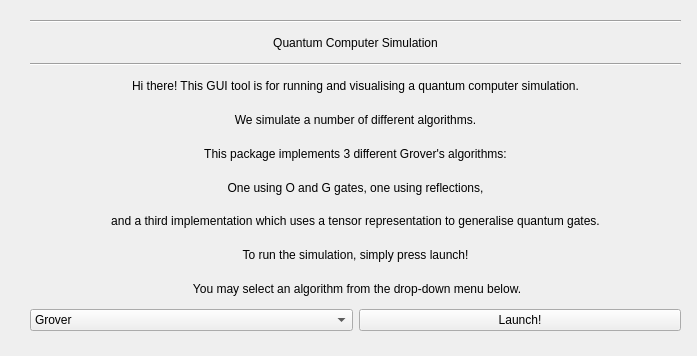
<?xml version="1.0" encoding="UTF-8"?>
<ui version="4.0">
 <class>QuantumComputer</class>
 <widget class="QWidget" name="QuantumComputer">
  <property name="geometry">
   <rect>
    <x>0</x>
    <y>0</y>
    <width>697</width>
    <height>356</height>
   </rect>
  </property>
  <property name="windowTitle">
   <string>Simulation Launcher</string>
  </property>
  <widget class="QWidget" name="verticalLayoutWidget">
   <property name="geometry">
    <rect>
     <x>30</x>
     <y>20</y>
     <width>651</width>
     <height>311</height>
    </rect>
   </property>
   <layout class="QVBoxLayout" name="verticalLayout">
    <item>
     <widget class="Line" name="line">
      <property name="orientation">
       <enum>Qt::Horizontal</enum>
      </property>
     </widget>
    </item>
    <item>
     <widget class="QLabel" name="label">
      <property name="styleSheet">
       <string notr="true">font: 20pt &quot;MS Sans Serif&quot;;</string>
      </property>
      <property name="text">
       <string>Quantum Computer Simulation</string>
      </property>
      <property name="textFormat">
       <enum>Qt::PlainText</enum>
      </property>
      <property name="scaledContents">
       <bool>true</bool>
      </property>
      <property name="alignment">
       <set>Qt::AlignCenter</set>
      </property>
     </widget>
    </item>
    <item>
     <widget class="Line" name="line_2">
      <property name="orientation">
       <enum>Qt::Horizontal</enum>
      </property>
     </widget>
    </item>
    <item>
     <widget class="QLabel" name="label_2">
      <property name="minimumSize">
       <size>
        <width>439</width>
        <height>0</height>
       </size>
      </property>
      <property name="styleSheet">
       <string notr="true"/>
      </property>
      <property name="text">
       <string>Hi there! This GUI tool is for running and visualising a quantum computer simulation.</string>
      </property>
      <property name="alignment">
       <set>Qt::AlignCenter</set>
      </property>
     </widget>
    </item>
    <item>
     <widget class="QLabel" name="label_3">
      <property name="text">
       <string>We simulate a number of different algorithms.</string>
      </property>
      <property name="alignment">
       <set>Qt::AlignCenter</set>
      </property>
     </widget>
    </item>
    <item>
     <widget class="QLabel" name="label_6">
      <property name="text">
       <string>This package implements 3 different Grover's algorithms:</string>
      </property>
      <property name="alignment">
       <set>Qt::AlignCenter</set>
      </property>
     </widget>
    </item>
    <item>
     <widget class="QLabel" name="label_7">
      <property name="text">
       <string>One using O and G gates, one using reflections,</string>
      </property>
      <property name="alignment">
       <set>Qt::AlignCenter</set>
      </property>
     </widget>
    </item>
    <item>
     <widget class="QLabel" name="label_8">
      <property name="text">
       <string>and a third implementation which uses a tensor representation to generalise quantum gates.</string>
      </property>
      <property name="alignment">
       <set>Qt::AlignCenter</set>
      </property>
     </widget>
    </item>
    <item>
     <widget class="QLabel" name="label_5">
      <property name="text">
       <string>To run the simulation, simply press launch!</string>
      </property>
      <property name="alignment">
       <set>Qt::AlignCenter</set>
      </property>
     </widget>
    </item>
    <item>
     <widget class="QLabel" name="label_4">
      <property name="text">
       <string> You may select an algorithm from the drop-down menu below.</string>
      </property>
      <property name="alignment">
       <set>Qt::AlignCenter</set>
      </property>
     </widget>
    </item>
    <item>
     <layout class="QHBoxLayout" name="horizontalLayout">
      <item>
       <widget class="QComboBox" name="Selector">
        <property name="currentText">
         <string>Grover</string>
        </property>
        <item>
         <property name="text">
          <string>Grover</string>
         </property>
        </item>
        <item>
         <property name="text">
          <string>Shor</string>
         </property>
        </item>
       </widget>
      </item>
      <item>
       <widget class="QPushButton" name="Launch">
        <property name="text">
         <string>Launch!</string>
        </property>
       </widget>
      </item>
     </layout>
    </item>
   </layout>
  </widget>
 </widget>
 <resources/>
 <connections/>
</ui>
